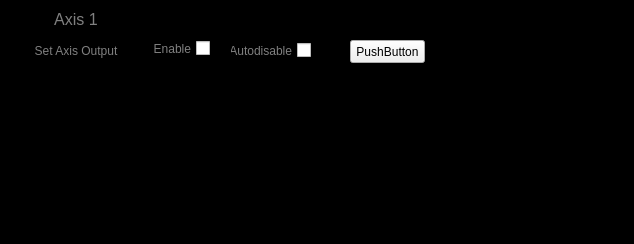
<?xml version="1.0" encoding="UTF-8"?>
<ui version="4.0">
 <class>MainWindow</class>
 <widget class="QMainWindow" name="MainWindow">
  <property name="geometry">
   <rect>
    <x>0</x>
    <y>0</y>
    <width>634</width>
    <height>244</height>
   </rect>
  </property>
  <property name="windowTitle">
   <string>Debug Window</string>
  </property>
  <property name="windowIcon">
   <iconset resource="../../Resources/nSOTScannerResources.qrc">
    <normaloff>:/nSOTScanner/Pictures/jj_schema.svg</normaloff>:/nSOTScanner/Pictures/jj_schema.svg</iconset>
  </property>
  <widget class="QWidget" name="centralwidget">
   <property name="styleSheet">
    <string notr="true">#centralwidget
{
background-color: rgb(0, 0, 0);
}</string>
   </property>
   <widget class="QLabel" name="label">
    <property name="geometry">
     <rect>
      <x>20</x>
      <y>10</y>
      <width>112</width>
      <height>19</height>
     </rect>
    </property>
    <property name="font">
     <font>
      <pointsize>12</pointsize>
     </font>
    </property>
    <property name="styleSheet">
     <string notr="true">color:gray</string>
    </property>
    <property name="text">
     <string>Axis 1</string>
    </property>
    <property name="alignment">
     <set>Qt::AlignCenter</set>
    </property>
   </widget>
   <widget class="QLabel" name="label_2">
    <property name="geometry">
     <rect>
      <x>20</x>
      <y>30</y>
      <width>112</width>
      <height>42</height>
     </rect>
    </property>
    <property name="styleSheet">
     <string notr="true">color:gray</string>
    </property>
    <property name="text">
     <string>Set Axis Output</string>
    </property>
    <property name="alignment">
     <set>Qt::AlignCenter</set>
    </property>
   </widget>
   <widget class="QCheckBox" name="checkBox_AxisOutput_Enable">
    <property name="geometry">
     <rect>
      <x>140</x>
      <y>40</y>
      <width>70</width>
      <height>17</height>
     </rect>
    </property>
    <property name="sizePolicy">
     <sizepolicy hsizetype="Preferred" vsizetype="Preferred">
      <horstretch>0</horstretch>
      <verstretch>0</verstretch>
     </sizepolicy>
    </property>
    <property name="layoutDirection">
     <enum>Qt::RightToLeft</enum>
    </property>
    <property name="styleSheet">
     <string notr="true">color:gray</string>
    </property>
    <property name="text">
     <string>Enable</string>
    </property>
   </widget>
   <widget class="QCheckBox" name="checkBox_AxisOutput_AutoDisable">
    <property name="geometry">
     <rect>
      <x>230</x>
      <y>40</y>
      <width>81</width>
      <height>21</height>
     </rect>
    </property>
    <property name="sizePolicy">
     <sizepolicy hsizetype="Preferred" vsizetype="Preferred">
      <horstretch>0</horstretch>
      <verstretch>0</verstretch>
     </sizepolicy>
    </property>
    <property name="layoutDirection">
     <enum>Qt::RightToLeft</enum>
    </property>
    <property name="styleSheet">
     <string notr="true">color:gray</string>
    </property>
    <property name="text">
     <string>Autodisable</string>
    </property>
   </widget>
   <widget class="QPushButton" name="pushButton_SetAxisOutput">
    <property name="geometry">
     <rect>
      <x>350</x>
      <y>40</y>
      <width>75</width>
      <height>23</height>
     </rect>
    </property>
    <property name="text">
     <string>PushButton</string>
    </property>
   </widget>
  </widget>
 </widget>
 <resources>
  <include location="../../Resources/nSOTScannerResources.qrc"/>
 </resources>
 <connections/>
</ui>
